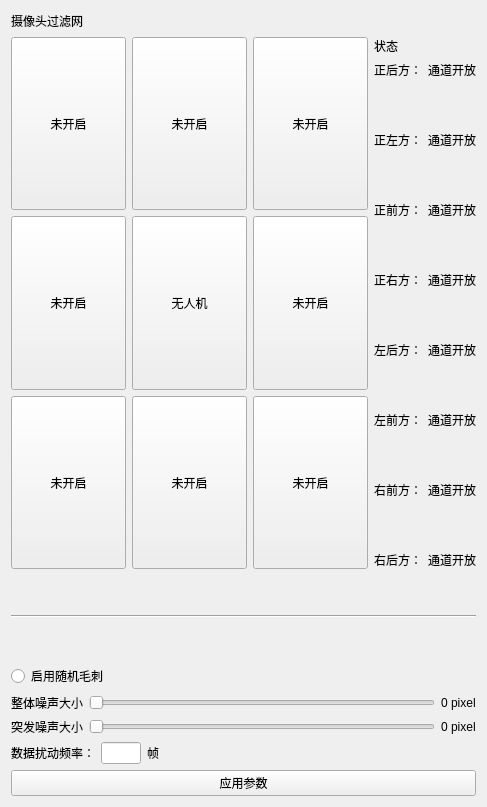
         <widget class="QWidget" name="tab_6">
          <attribute name="title">
           <string>消融实验</string>
          </attribute>
          <layout class="QVBoxLayout" name="verticalLayout_10">
           <item>
            <layout class="QHBoxLayout" name="horizontalLayout_35">
             <item>
              <widget class="QLabel" name="label_52">
               <property name="text">
                <string>摄像头过滤网</string>
               </property>
              </widget>
             </item>
             <item>
              <spacer name="horizontalSpacer_10">
               <property name="orientation">
                <enum>Qt::Horizontal</enum>
               </property>
               <property name="sizeHint" stdset="0">
                <size>
                 <width>188</width>
                 <height>20</height>
                </size>
               </property>
              </spacer>
             </item>
            </layout>
           </item>
           <item>
            <layout class="QHBoxLayout" name="horizontalLayout_41">
             <item>
              <layout class="QGridLayout" name="gridLayout_2">
               <item row="0" column="0">
                <widget class="QPushButton" name="pushButton_6">
                 <property name="sizePolicy">
                  <sizepolicy hsizetype="Minimum" vsizetype="Fixed">
                   <horstretch>0</horstretch>
                   <verstretch>0</verstretch>
                  </sizepolicy>
                 </property>
                 <property name="minimumSize">
                  <size>
                   <width>115</width>
                   <height>115</height>
                  </size>
                 </property>
                 <property name="maximumSize">
                  <size>
                   <width>300</width>
                   <height>300</height>
                  </size>
                 </property>
                 <property name="text">
                  <string>未开启</string>
                 </property>
                </widget>
               </item>
               <item row="0" column="1">
                <widget class="QPushButton" name="pushButton_10">
                 <property name="minimumSize">
                  <size>
                   <width>115</width>
                   <height>115</height>
                  </size>
                 </property>
                 <property name="maximumSize">
                  <size>
                   <width>300</width>
                   <height>300</height>
                  </size>
                 </property>
                 <property name="text">
                  <string>未开启</string>
                 </property>
                </widget>
               </item>
               <item row="0" column="2">
                <widget class="QPushButton" name="pushButton_11">
                 <property name="sizePolicy">
                  <sizepolicy hsizetype="Minimum" vsizetype="Fixed">
                   <horstretch>0</horstretch>
                   <verstretch>0</verstretch>
                  </sizepolicy>
                 </property>
                 <property name="minimumSize">
                  <size>
                   <width>115</width>
                   <height>115</height>
                  </size>
                 </property>
                 <property name="maximumSize">
                  <size>
                   <width>300</width>
                   <height>300</height>
                  </size>
                 </property>
                 <property name="text">
                  <string>未开启</string>
                 </property>
                </widget>
               </item>
               <item row="1" column="0">
                <widget class="QPushButton" name="pushButton_12">
                 <property name="minimumSize">
                  <size>
                   <width>115</width>
                   <height>115</height>
                  </size>
                 </property>
                 <property name="maximumSize">
                  <size>
                   <width>300</width>
                   <height>300</height>
                  </size>
                 </property>
                 <property name="text">
                  <string>未开启</string>
                 </property>
                </widget>
               </item>
               <item row="1" column="1">
                <widget class="QPushButton" name="pushButton_13">
                 <property name="minimumSize">
                  <size>
                   <width>115</width>
                   <height>115</height>
                  </size>
                 </property>
                 <property name="maximumSize">
                  <size>
                   <width>300</width>
                   <height>300</height>
                  </size>
                 </property>
                 <property name="text">
                  <string>无人机</string>
                 </property>
                </widget>
               </item>
               <item row="1" column="2">
                <widget class="QPushButton" name="pushButton_14">
                 <property name="minimumSize">
                  <size>
                   <width>115</width>
                   <height>115</height>
                  </size>
                 </property>
                 <property name="maximumSize">
                  <size>
                   <width>300</width>
                   <height>300</height>
                  </size>
                 </property>
                 <property name="text">
                  <string>未开启</string>
                 </property>
                </widget>
               </item>
               <item row="2" column="0">
                <widget class="QPushButton" name="pushButton_15">
                 <property name="minimumSize">
                  <size>
                   <width>115</width>
                   <height>115</height>
                  </size>
                 </property>
                 <property name="maximumSize">
                  <size>
                   <width>300</width>
                   <height>300</height>
                  </size>
                 </property>
                 <property name="text">
                  <string>未开启</string>
                 </property>
                </widget>
               </item>
               <item row="2" column="1">
                <widget class="QPushButton" name="pushButton_16">
                 <property name="minimumSize">
                  <size>
                   <width>115</width>
                   <height>115</height>
                  </size>
                 </property>
                 <property name="maximumSize">
                  <size>
                   <width>300</width>
                   <height>300</height>
                  </size>
                 </property>
                 <property name="text">
                  <string>未开启</string>
                 </property>
                </widget>
               </item>
               <item row="2" column="2">
                <widget class="QPushButton" name="pushButton_17">
                 <property name="minimumSize">
                  <size>
                   <width>115</width>
                   <height>115</height>
                  </size>
                 </property>
                 <property name="maximumSize">
                  <size>
                   <width>300</width>
                   <height>300</height>
                  </size>
                 </property>
                 <property name="text">
                  <string>未开启</string>
                 </property>
                </widget>
               </item>
              </layout>
             </item>
             <item>
              <layout class="QFormLayout" name="formLayout_4">
               <property name="labelAlignment">
                <set>Qt::AlignLeading|Qt::AlignLeft|Qt::AlignVCenter</set>
               </property>
               <property name="formAlignment">
                <set>Qt::AlignLeading|Qt::AlignLeft|Qt::AlignTop</set>
               </property>
               <property name="horizontalSpacing">
                <number>6</number>
               </property>
               <item row="0" column="0">
                <widget class="QLabel" name="label_71">
                 <property name="text">
                  <string>状态</string>
                 </property>
                </widget>
               </item>
               <item row="1" column="0">
                <widget class="QLabel" name="label_55">
                 <property name="minimumSize">
                  <size>
                   <width>0</width>
                   <height>0</height>
                  </size>
                 </property>
                 <property name="text">
                  <string>正后方：</string>
                 </property>
                </widget>
               </item>
               <item row="2" column="0">
                <spacer name="verticalSpacer_28">
                 <property name="orientation">
                  <enum>Qt::Vertical</enum>
                 </property>
                 <property name="sizeHint" stdset="0">
                  <size>
                   <width>20</width>
                   <height>40</height>
                  </size>
                 </property>
                </spacer>
               </item>
               <item row="3" column="0">
                <widget class="QLabel" name="label_56">
                 <property name="text">
                  <string>正左方：</string>
                 </property>
                </widget>
               </item>
               <item row="4" column="0">
                <spacer name="verticalSpacer_29">
                 <property name="orientation">
                  <enum>Qt::Vertical</enum>
                 </property>
                 <property name="sizeHint" stdset="0">
                  <size>
                   <width>20</width>
                   <height>40</height>
                  </size>
                 </property>
                </spacer>
               </item>
               <item row="5" column="0">
                <widget class="QLabel" name="label_57">
                 <property name="text">
                  <string>正前方：</string>
                 </property>
                </widget>
               </item>
               <item row="6" column="0">
                <spacer name="verticalSpacer_30">
                 <property name="orientation">
                  <enum>Qt::Vertical</enum>
                 </property>
                 <property name="sizeHint" stdset="0">
                  <size>
                   <width>20</width>
                   <height>40</height>
                  </size>
                 </property>
                </spacer>
               </item>
               <item row="7" column="0">
                <widget class="QLabel" name="label_58">
                 <property name="text">
                  <string>正右方：</string>
                 </property>
                </widget>
               </item>
               <item row="8" column="0">
                <spacer name="verticalSpacer_31">
                 <property name="orientation">
                  <enum>Qt::Vertical</enum>
                 </property>
                 <property name="sizeHint" stdset="0">
                  <size>
                   <width>20</width>
                   <height>40</height>
                  </size>
                 </property>
                </spacer>
               </item>
               <item row="9" column="0">
                <widget class="QLabel" name="label_59">
                 <property name="text">
                  <string>左后方：</string>
                 </property>
                </widget>
               </item>
               <item row="10" column="0">
                <spacer name="verticalSpacer_32">
                 <property name="orientation">
                  <enum>Qt::Vertical</enum>
                 </property>
                 <property name="sizeHint" stdset="0">
                  <size>
                   <width>20</width>
                   <height>40</height>
                  </size>
                 </property>
                </spacer>
               </item>
               <item row="11" column="0">
                <widget class="QLabel" name="label_60">
                 <property name="text">
                  <string>左前方：</string>
                 </property>
                </widget>
               </item>
               <item row="12" column="0">
                <spacer name="verticalSpacer_33">
                 <property name="orientation">
                  <enum>Qt::Vertical</enum>
                 </property>
                 <property name="sizeHint" stdset="0">
                  <size>
                   <width>20</width>
                   <height>40</height>
                  </size>
                 </property>
                </spacer>
               </item>
               <item row="13" column="0">
                <widget class="QLabel" name="label_61">
                 <property name="text">
                  <string>右前方：</string>
                 </property>
                </widget>
               </item>
               <item row="14" column="0">
                <spacer name="verticalSpacer_34">
                 <property name="orientation">
                  <enum>Qt::Vertical</enum>
                 </property>
                 <property name="sizeHint" stdset="0">
                  <size>
                   <width>20</width>
                   <height>40</height>
                  </size>
                 </property>
                </spacer>
               </item>
               <item row="15" column="0">
                <widget class="QLabel" name="label_62">
                 <property name="text">
                  <string>右后方：</string>
                 </property>
                </widget>
               </item>
               <item row="1" column="1">
                <widget class="QLabel" name="label_63">
                 <property name="text">
                  <string>通道开放</string>
                 </property>
                 <property name="alignment">
                  <set>Qt::AlignCenter</set>
                 </property>
                </widget>
               </item>
               <item row="3" column="1">
                <widget class="QLabel" name="label_64">
                 <property name="text">
                  <string>通道开放</string>
                 </property>
                 <property name="alignment">
                  <set>Qt::AlignCenter</set>
                 </property>
                </widget>
               </item>
               <item row="5" column="1">
                <widget class="QLabel" name="label_65">
                 <property name="text">
                  <string>通道开放</string>
                 </property>
                 <property name="alignment">
                  <set>Qt::AlignCenter</set>
                 </property>
                </widget>
               </item>
               <item row="7" column="1">
                <widget class="QLabel" name="label_66">
                 <property name="text">
                  <string>通道开放</string>
                 </property>
                 <property name="alignment">
                  <set>Qt::AlignCenter</set>
                 </property>
                </widget>
               </item>
               <item row="9" column="1">
                <widget class="QLabel" name="label_67">
                 <property name="text">
                  <string>通道开放</string>
                 </property>
                 <property name="alignment">
                  <set>Qt::AlignCenter</set>
                 </property>
                </widget>
               </item>
               <item row="11" column="1">
                <widget class="QLabel" name="label_68">
                 <property name="text">
                  <string>通道开放</string>
                 </property>
                 <property name="alignment">
                  <set>Qt::AlignCenter</set>
                 </property>
                </widget>
               </item>
               <item row="13" column="1">
                <widget class="QLabel" name="label_69">
                 <property name="text">
                  <string>通道开放</string>
                 </property>
                 <property name="alignment">
                  <set>Qt::AlignCenter</set>
                 </property>
                </widget>
               </item>
               <item row="15" column="1">
                <widget class="QLabel" name="label_70">
                 <property name="text">
                  <string>通道开放</string>
                 </property>
                 <property name="alignment">
                  <set>Qt::AlignCenter</set>
                 </property>
                </widget>
               </item>
              </layout>
             </item>
            </layout>
           </item>
           <item>
            <spacer name="verticalSpacer_35">
             <property name="orientation">
              <enum>Qt::Vertical</enum>
             </property>
             <property name="sizeHint" stdset="0">
              <size>
               <width>20</width>
               <height>40</height>
              </size>
             </property>
            </spacer>
           </item>
           <item>
            <widget class="Line" name="line_14">
             <property name="orientation">
              <enum>Qt::Horizontal</enum>
             </property>
            </widget>
           </item>
           <item>
            <layout class="QVBoxLayout" name="verticalLayout_9">
             <item>
              <spacer name="verticalSpacer_36">
               <property name="orientation">
                <enum>Qt::Vertical</enum>
               </property>
               <property name="sizeHint" stdset="0">
                <size>
                 <width>20</width>
                 <height>40</height>
                </size>
               </property>
              </spacer>
             </item>
             <item>
              <layout class="QHBoxLayout" name="horizontalLayout_37">
               <item>
                <widget class="QRadioButton" name="radioButton">
                 <property name="text">
                  <string>启用随机毛刺</string>
                 </property>
                </widget>
               </item>
               <item>
                <spacer name="horizontalSpacer_9">
                 <property name="orientation">
                  <enum>Qt::Horizontal</enum>
                 </property>
                 <property name="sizeHint" stdset="0">
                  <size>
                   <width>338</width>
                   <height>20</height>
                  </size>
                 </property>
                </spacer>
               </item>
              </layout>
             </item>
             <item>
              <layout class="QHBoxLayout" name="horizontalLayout_38">
               <item>
                <widget class="QLabel" name="label_53">
                 <property name="text">
                  <string>整体噪声大小</string>
                 </property>
                </widget>
               </item>
               <item>
                <widget class="QSlider" name="horizontalSlider">
                 <property name="orientation">
                  <enum>Qt::Horizontal</enum>
                 </property>
                </widget>
               </item>
               <item>
                <widget class="QLabel" name="label_54">
                 <property name="text">
                  <string>0 pixel</string>
                 </property>
                </widget>
               </item>
              </layout>
             </item>
             <item>
              <layout class="QHBoxLayout" name="horizontalLayout_39">
               <item>
                <widget class="QLabel" name="label_74">
                 <property name="text">
                  <string>突发噪声大小</string>
                 </property>
                </widget>
               </item>
               <item>
                <widget class="QSlider" name="horizontalSlider_12">
                 <property name="orientation">
                  <enum>Qt::Horizontal</enum>
                 </property>
                </widget>
               </item>
               <item>
                <widget class="QLabel" name="label_75">
                 <property name="text">
                  <string>0 pixel</string>
                 </property>
                </widget>
               </item>
              </layout>
             </item>
             <item>
              <layout class="QHBoxLayout" name="horizontalLayout_40">
               <item>
                <widget class="QLabel" name="label_72">
                 <property name="text">
                  <string>数据扰动频率：</string>
                 </property>
                </widget>
               </item>
               <item>
                <widget class="QLineEdit" name="lineEdit_14">
                 <property name="maximumSize">
                  <size>
                   <width>40</width>
                   <height>16777215</height>
                  </size>
                 </property>
                </widget>
               </item>
               <item>
                <widget class="QLabel" name="label_73">
                 <property name="text">
                  <string>帧</string>
                 </property>
                </widget>
               </item>
               <item>
                <spacer name="horizontalSpacer_11">
                 <property name="orientation">
                  <enum>Qt::Horizontal</enum>
                 </property>
                 <property name="sizeHint" stdset="0">
                  <size>
                   <width>208</width>
                   <height>20</height>
                  </size>
                 </property>
                </spacer>
               </item>
              </layout>
             </item>
             <item>
              <widget class="QPushButton" name="pushButton_18">
               <property name="text">
                <string>应用参数</string>
               </property>
              </widget>
             </item>
            </layout>
           </item>
          </layout>
         </widget>
